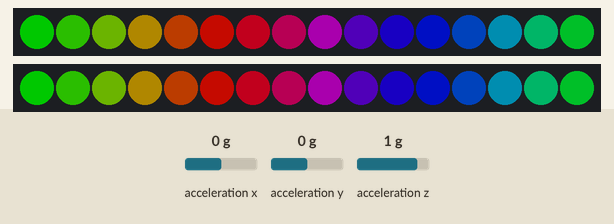
Recording of a sketch running on a simulated Arduino Nano 33 BLE. Shown: 2 × 16 RGB LEDs in strip order, left to right. The test bench sets the inputs (shaded band); at power-on: acceleration x 0 g, acceleration y 0 g, acceleration z 1 g. Dim RGB values are drawn brighter than linear; random numbers use the default seed unless the sketch sets one.

Above: at 0.15 s.
At 2.85 s:
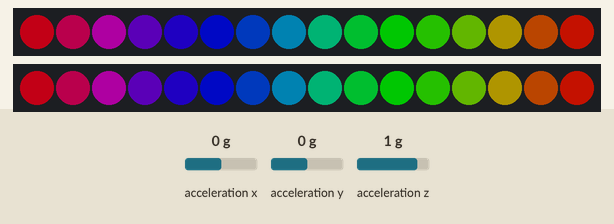
At 5.1 s:
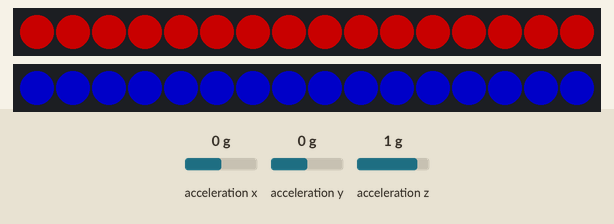
At 12.55 s:
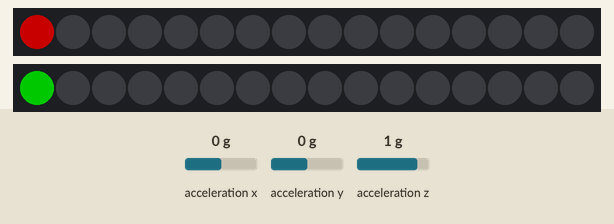
At 19.8 s:
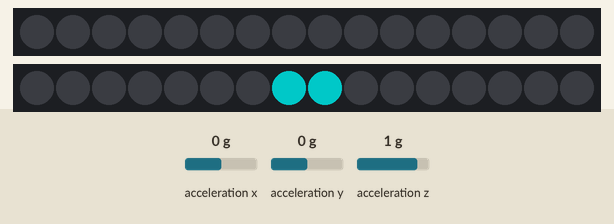
At 34.65 s:
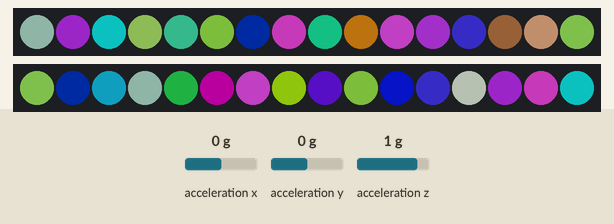

The sketch:

LEDs.ino
```cpp
#include <Adafruit_NeoPixel.h>
#include <Arduino_BMI270_BMM150.h>

#define PIN_A       2
#define PIN_B       3
#define NUMPIXELS  16 // Number of LEDs per strip

Adafruit_NeoPixel stripA(NUMPIXELS, PIN_A, NEO_GRB + NEO_KHZ800);
Adafruit_NeoPixel stripB(NUMPIXELS, PIN_B, NEO_GRB + NEO_KHZ800);

unsigned long previousMillis = 0;
const long interval = 5000;
int currentMode = 0;
const int totalModes = 8;

void setup() {
  stripA.begin();
  stripB.begin();
  stripA.setBrightness(100);
  stripB.setBrightness(100);
  if (!IMU.begin()) { Serial.println("IMU fail!"); while (1); }
}

void loop() {
  unsigned long currentMillis = millis();

  if (currentMillis - previousMillis >= interval) {
    previousMillis = currentMillis;
    currentMode = (currentMode + 1) % totalModes;
    stripA.clear();
    stripB.clear();
  }

  // Running the modes
  switch (currentMode) {
    case 0:
      dualRainbow();
      break;
    case 1:
      solidDual(stripA.Color(255, 0, 0), stripB.Color(0, 0, 255));
      break;
    case 2:
      pingPongEffect(20);
      break;
    case 3:
      travelingPingPong(stripA.Color(0, 255, 255), 20);
      break;
    case 4:
      breatheEffect(0,255,0,20);
      break;
    case 5:
      randomSparkle(stripA.Color(0,0,255),60);
      break;
    case 6:
      discoSparkle(20);
      break;
    case 7:
      imuSpeedMeter();
      break;
  }
}


void dualRainbow() {
  static uint16_t j = 0;
  for(int i=0; i<NUMPIXELS; i++) {
    uint32_t col = Wheel(((i * 256 / NUMPIXELS) + j) & 255);
    stripA.setPixelColor(i, col);
    stripB.setPixelColor(i, col);
  }
  stripA.show();
  stripB.show();
  j++;
}

void solidDual(uint32_t colorA, uint32_t colorB) {
  for(int i=0; i<NUMPIXELS; i++) {
    stripA.setPixelColor(i, colorA);
    stripB.setPixelColor(i, colorB);
  }
  stripA.show();
  stripB.show();
}

void pingPongEffect(int speed) {
  static int pos = 0;
  static int direction = 1;
  static unsigned long lastUpdate = 0;

  if (millis() - lastUpdate > speed) {
    lastUpdate = millis();
    stripA.clear();
    stripB.clear();

    for (int i = 0; i < 2; i++) {
      int indexA = (NUMPIXELS - 1) - (pos - i);
      int indexB = (NUMPIXELS - 1) - (pos - i);

      if (indexA >= 0 && indexA < NUMPIXELS) {
        stripA.setPixelColor(indexA, stripA.Color(255, 0, 0));
      }

      if (indexB >= 0 && indexB < NUMPIXELS) {
        stripB.setPixelColor(indexB, stripB.Color(0, 255, 0));
      }
    }

    stripA.show();
    stripB.show();

    pos += direction;

    if (pos <= 0 || pos >= NUMPIXELS) {
      direction *= -1;
    }
  }
}

// Change 'int speed' to a lower number for FASTER, higher for SLOWER
void travelingPingPong(uint32_t color, int speed) {
  static int pos = 0;
  static int direction = 1;
  static unsigned long lastUpdate = 0;
  int totalLEDs = NUMPIXELS * 2;

  // We use the 'speed' variable here instead of the hardcoded 40
  if (millis() - lastUpdate > speed) {
    lastUpdate = millis();

    stripA.clear();
    stripB.clear();

    for (int i = 0; i < 2; i++) {
      int activeLED = pos - i;

      if (activeLED >= 0 && activeLED < totalLEDs) {
        if (activeLED < NUMPIXELS) {
          // Strip A: REVERSED (Starts at end, moves to start)
          int reverseA = (NUMPIXELS - 1) - activeLED;
          stripA.setPixelColor(reverseA, color);
        } else {
          // Strip B: FORWARD (Starts at start, moves to end)
          int forwardB = activeLED - NUMPIXELS;
          stripB.setPixelColor(forwardB, color);
        }
      }
    }

    stripA.show();
    stripB.show();

    pos += direction;

    if (pos <= 0 || pos >= totalLEDs) {
      direction *= -1;
    }
  }
}

void breatheEffect(uint8_t r, uint8_t g, uint8_t b, int speed) {
  static unsigned long lastUpdate = 0;
  static int brightness = 0;
  static int direction = 1;

  if (millis() - lastUpdate > speed) {
    lastUpdate = millis();

    // Use math to create a smooth brightness curve
    float intensity = (sin(millis() / 500.0) + 1) * 127;
    uint32_t color = stripA.Color((r * intensity) / 255, (g * intensity) / 255, (b * intensity) / 255);

    for (int i = 0; i < NUMPIXELS; i++) {
      stripA.setPixelColor(i, color);
      stripB.setPixelColor(i, color);
    }
    stripA.show();
    stripB.show();
  }
}

void randomSparkle(uint32_t color, int speed) {
  static unsigned long lastUpdate = 0;

  // Use the 'speed' variable (e.g., 100) to control the interval
  if (millis() - lastUpdate > speed) {
    lastUpdate = millis();

    // OPTIONAL: Dim existing LEDs slightly to create a "fading" trail
    // If you want them to just pop on and off, use stripA.clear() instead.
    for(int i=0; i<NUMPIXELS; i++) {
        stripA.setPixelColor(i, 0); // Clear Strip A
        stripB.setPixelColor(i, 0); // Clear Strip B
    }

    // Pick a random LED index (0 to NUMPIXELS-1)
    int randomLED_A = random(NUMPIXELS);
    int randomLED_B = random(NUMPIXELS);

    // Light them up!
    stripA.setPixelColor(randomLED_A, color);
    stripB.setPixelColor(randomLED_B, color);

    stripA.show();
    stripB.show();
  }
}

void discoSparkle(int speed) {
  static unsigned long lastUpdate = 0;

  if (millis() - lastUpdate > speed) {
    lastUpdate = millis();

    // Create a random color
    uint32_t randomColor = stripA.Color(random(255), random(255), random(255));

    int randomLED_A = random(NUMPIXELS);
    int randomLED_B = random(NUMPIXELS);

    stripA.setPixelColor(randomLED_A, randomColor);
    stripB.setPixelColor(randomLED_B, randomColor);

    stripA.show();
    stripB.show();
  }
}

void imuSpeedMeter() {
  static float smoothAccel = 1.0;
  float currentAccel = getAcceleration();

  // Simple low-pass filter to make the lights less "jittery"
  smoothAccel = (smoothAccel * 0.9) + (currentAccel * 0.1);

  // Map the acceleration to the number of LEDs
  // 1.0 is sitting still, 2.0+ is moving/shaking
  int numLedsToLight = map(smoothAccel * 100, 100, 250, 0, NUMPIXELS);
  numLedsToLight = constrain(numLedsToLight, 0, NUMPIXELS);

  stripA.clear();
  stripB.clear();

  for (int i = 0; i < numLedsToLight; i++) {
    // Color changes from Green to Red as it fills up
    uint32_t color = Wheel(map(i, 0, NUMPIXELS, 85, 0));
    stripA.setPixelColor(i, color);
    stripB.setPixelColor(i, color);
  }

  stripA.show();
  stripB.show();
}

uint32_t Wheel(byte WheelPos) {
  if(WheelPos < 85) return stripA.Color(WheelPos * 3, 255 - WheelPos * 3, 0);
  else if(WheelPos < 170) {
    WheelPos -= 85;
    return stripA.Color(255 - WheelPos * 3, 0, WheelPos * 3);
  } else {
    WheelPos -= 170;
    return stripA.Color(0, WheelPos * 3, 255 - WheelPos * 3);
  }
}

float getAcceleration() {
  float ax, ay, az;
  if (IMU.accelerationAvailable()) {
    IMU.readAcceleration(ax, ay, az);
    // Calculate total magnitude of acceleration
    return sqrt(ax * ax + ay * ay + az * az);
  }
  return 1.0; // Default gravity is ~1G
}
```

Measured:
- what the display in image 2 shows lasts 5.0 s, from 5.0 s to 10.0 s
